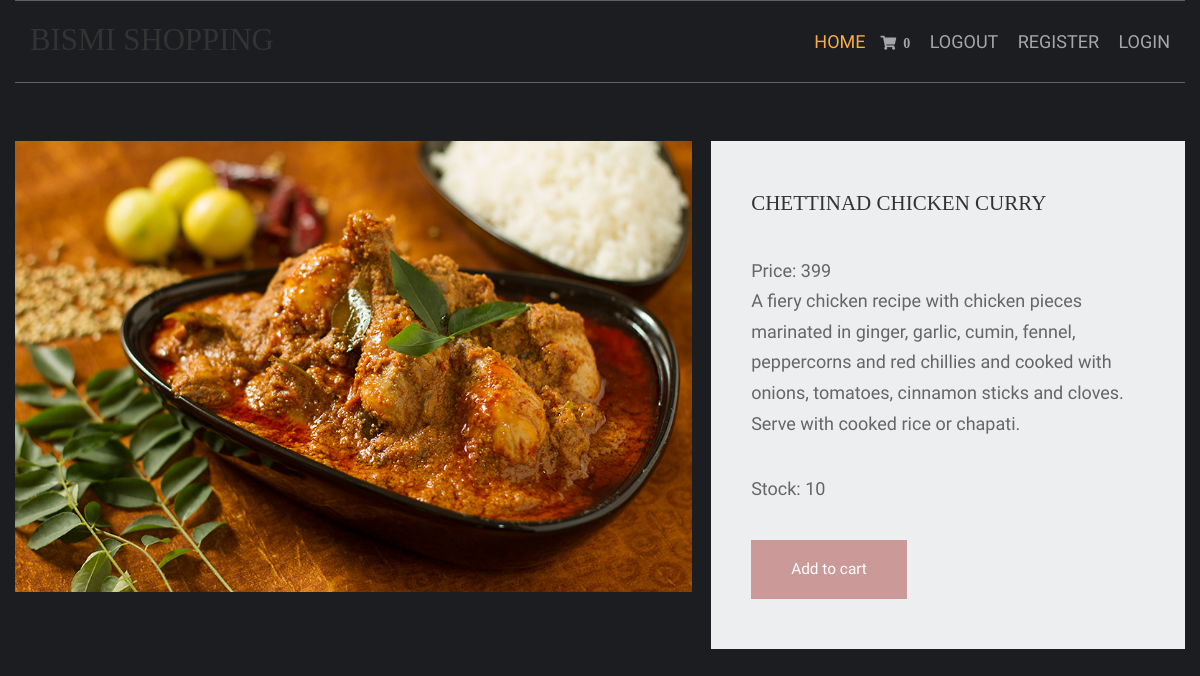
The app's page /chicken-recipe/chettinad-chicken-curry, older data.
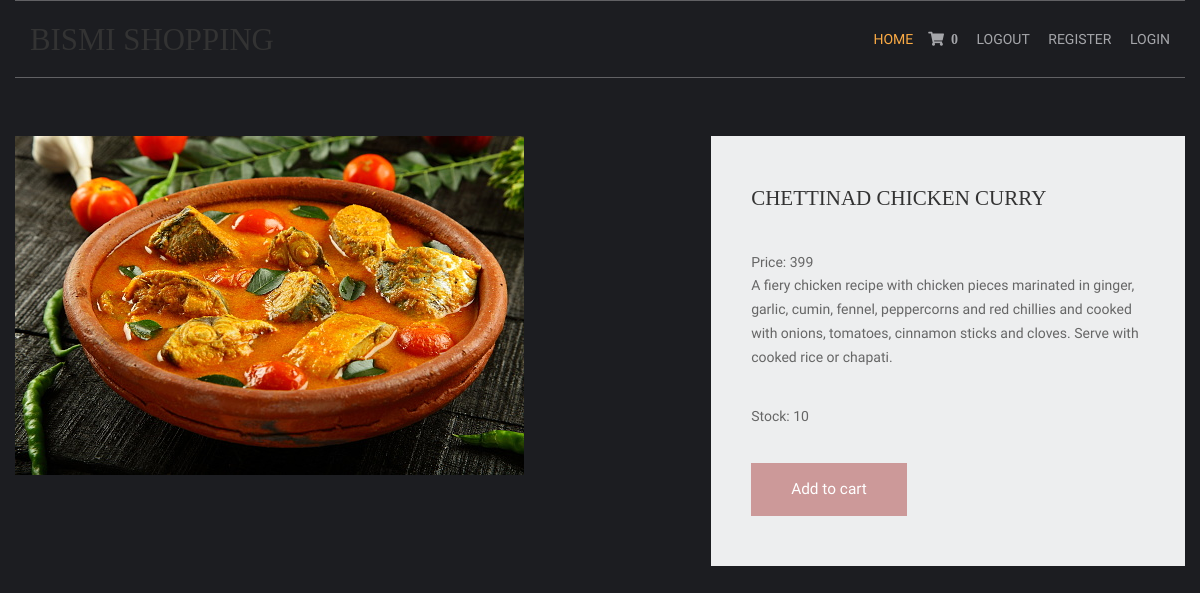
The same page, newer data.
### shop/models.py (models this page shows, shortened)
class products(models.Model):
    name=models.CharField(max_length=150,unique=True)
    slug=models.SlugField(max_length=250,unique=True)
    img=models.ImageField(upload_to='product')
    desc=models.TextField()
    stock=models.IntegerField()
    available=models.BooleanField()
    price=models.IntegerField()
    category=models.ForeignKey(categ,on_delete=models.CASCADE)

### shop/views.py (the view)
# urls.py: path('<slug:c_slug>/<slug:product_slug>',views.prodDetails,name='details'),
def prodDetails(request,c_slug,product_slug):
    try:
        prod = products.objects.get(category__slug=c_slug, slug=product_slug)
    except Exception as e:
        raise e
    return render(request,'item.html', {'pr':prod})

### cart/context_processor.py (called while the page is built)
def count(request):
    item_count = 0
    if 'admin' in request.path:
        return {}
    else:
        try:
            ct=cartlist.objects.filter(cart_id=c_id(request))
            cti=items.objects.all().filter(cart=ct[:1])
            for c in cti:
                item_count+=c.quan
        except cartlist.DoesNotExist:
            item_count = 0
        return dict(itc=item_count)

### cart/views.py (called while the page is built)
def c_id(request):
    ct_id=request.session.session_key
    if not ct_id:
        ct_id = request.session.create()
    return ct_id

### templates/item.html (shortened to what this page needs)
{% extends 'base.html' %}
{% load static %}
{% block content %}
<html lang="en">
<head>
    <link href="{% static 'pr/fontawesome/css/all.min.css' %}" rel="stylesheet" />
    <link href="{% static 'pr/css/templatemo-comparto.css' %}" rel="stylesheet" />
</head>
<body>
  <br><br>
        <section class="tm-mb-1" id="about">
            <div class="tm-row tm-about-row">
                <div class="tm-section-1-l">
                    <img src="{{pr.img.url}}" alt="About image" class="tm-img-responsive">
                </div>
                <article class="tm-section-1-r tm-bg-color-8">
                    <h2 class="tm-mb-2 tm-title-color"> {{pr.name}}</h2>
                    <p>Price: {{pr.price}} <br> {{pr.desc}}</p>
                    <p>Stock: {{pr.stock}}</p>
{% if pr.stock <= 0 %}
<h1 style="color:red">Sorry.No stock left</h1>
                    {% else %}
                    <a href="{% url 'addcart' pr.id %}" class="tm-btn tm-btn-1 tm-link-to-services">Add to cart</a>
{% endif %}
                </article>
            </div>
        </section>
</body>
</html>
{% endblock %}

### templates/base.html (shortened to what this page needs)
{% load static %}
<html lang="" xmlns="http://www.w3.org/1999/html">
<head>
<link href="{% static 'hm/layout/styles/layout.css' %}" rel="stylesheet" type="text/css" media="all">
</head>
<body id="top">
  <div class="wrapper row1">
    <header id="header" class="hoc clear">
      <div id="logo" class="fl_left">
        <h1><a href="/">BISMI SHOPPING</a></h1>
      </div>
      <nav id="mainav" class="fl_right">
        <ul class="clear">
          <li class="active"><a href="/">Home</a>
          <li><a class="active" href="{% url 'cartDetails' %}"><i class="fa fa-shopping-cart" style="font-size:14px" color="white;">&nbsp;&nbsp;{{itc}}</i></a> </li>
          <li><a class="active" href="accounts/logout"> logout</a></li>
          <li><a class="active" href="accounts/register"> register</a></li>
          <li><a class="active" href="accounts/login"> login</a></li>
        </ul>
      </nav>
    </header>
  </div>
{% block content %}
{% endblock %}
</body>
</html>

### static/hm/layout/styles/layout.css (style rules this page uses)
.row1 { border:solid; border-width:1px 0; }
#header #logo { margin:22px 0 0 0; }
#header #logo h1 { margin:0; padding:0; font-size:2.2rem; text-transform:uppercase; }
*, *::before, *::after { transition:all .3s ease-in-out; }
nav ul, nav ol { margin:0; padding:0; list-style:none; }
#mainav, #breadcrumb, .sidebar nav { line-height:normal; }
#mainav ul { text-transform:uppercase; }
#mainav li { display:inline-block; position:relative; margin:0 15px 0 0; padding:0; }
#mainav li:last-child { margin-right:0; }
#mainav li a { display:block; padding:30px 0; }
body { color:#A5A6AA; background-color:#1C1D21; }
a { color:#FBAB45; }
.row1 { border-color:rgba(255,255,255,.3); }
#header #logo h1 a { color:inherit; }
#mainav li a { color:inherit; }
#mainav .active a, #mainav a:hover, #mainav li:hover > a { color:#FBAB45; background-color:inherit; }
@media screen and (min-width:1140px) { .hoc { max-width:1140px; } }

### static/pr/css/templatemo-comparto.css (style rules this page uses)
*, *::before, *::after { box-sizing: border-box; outline: none; }
ul, h1, h2, h3, h4, p, figure { padding: 0; margin: 0; }
body { font-family: 'Open Sans', Arial, sans-serif; font-size: 18px; overflow-x: hidden; padding-left: 15px; padding-right: 15px; margin: 0; }
h2 { font-size: 1.5rem; }
a { transition: all 0.3s ease; text-decoration: none; }
p { color: #666; line-height: 1.7; margin-bottom: 35px; }
h1, h2, h3, h4, h5, h6 { color: #333; }
.tm-mb-1 { margin-bottom: 20px; }
.tm-mb-2 { margin-bottom: 40px; }
.tm-bg-color-8 { background-color: #EDEEEF; }
.tm-img-responsive { max-width: 100%; height: auto; }
.tm-section-1-l { width: 57.85%; margin-right: 1.65%; }
.tm-section-1-r { padding: 50px 40px; width: 40.5%; }
.tm-row { display: flex; }
.tm-btn { display: inline-block; padding: 15px 40px; font-size: 1.1rem; border: none; background-color: #CC9999; color: white; }
a { color: #666; }

### static/hm/layout/styles/framework.css (style rules this page uses)
html { overflow-y:scroll; overflow-x:hidden; }
html, body { margin:0; padding:0; font-size:14px; line-height:1.6em; }
*, *::before, *::after { box-sizing:border-box; }
.clear, .group { display:block; }
.clear::before, .clear::after, .group::before, .group::after { display:table; content:""; }
.clear, .clear::after, .group, .group::after { clear:both; }
a { outline:none; text-decoration:none; }
.fl_left, .imgl { float:left; }
.fl_right, .imgr { float:right; }
img { width:auto; max-width:100%; height:auto; margin:0; padding:0; border:none; line-height:normal; vertical-align:middle; }
body, input, textarea, select { font-family:Verdana, Geneva, sans-serif; }
h1, h2, h3, h4, h5, h6, .heading { font-family:Georgia, "Times New Roman", Times, serif; }
::placeholder { opacity:1; }
h1, h2, h3, h4, h5, h6, .heading { margin:0 0 20px 0; font-size:1.4rem; line-height:normal; font-weight:normal; text-transform:uppercase; }
.wrapper { display:block; position:relative; width:100%; margin:0; padding:0; text-align:left; word-wrap:break-word; }
.hoc { display:block; margin:0 auto; }
address, article, aside, figcaption, figure, footer, header, main, nav, section { display:block; margin:0; padding:0; }

Row changes from the older to the newer data that the page shows:
changed products "CHETTINAD CHICKEN CURRY": img: a different picture
